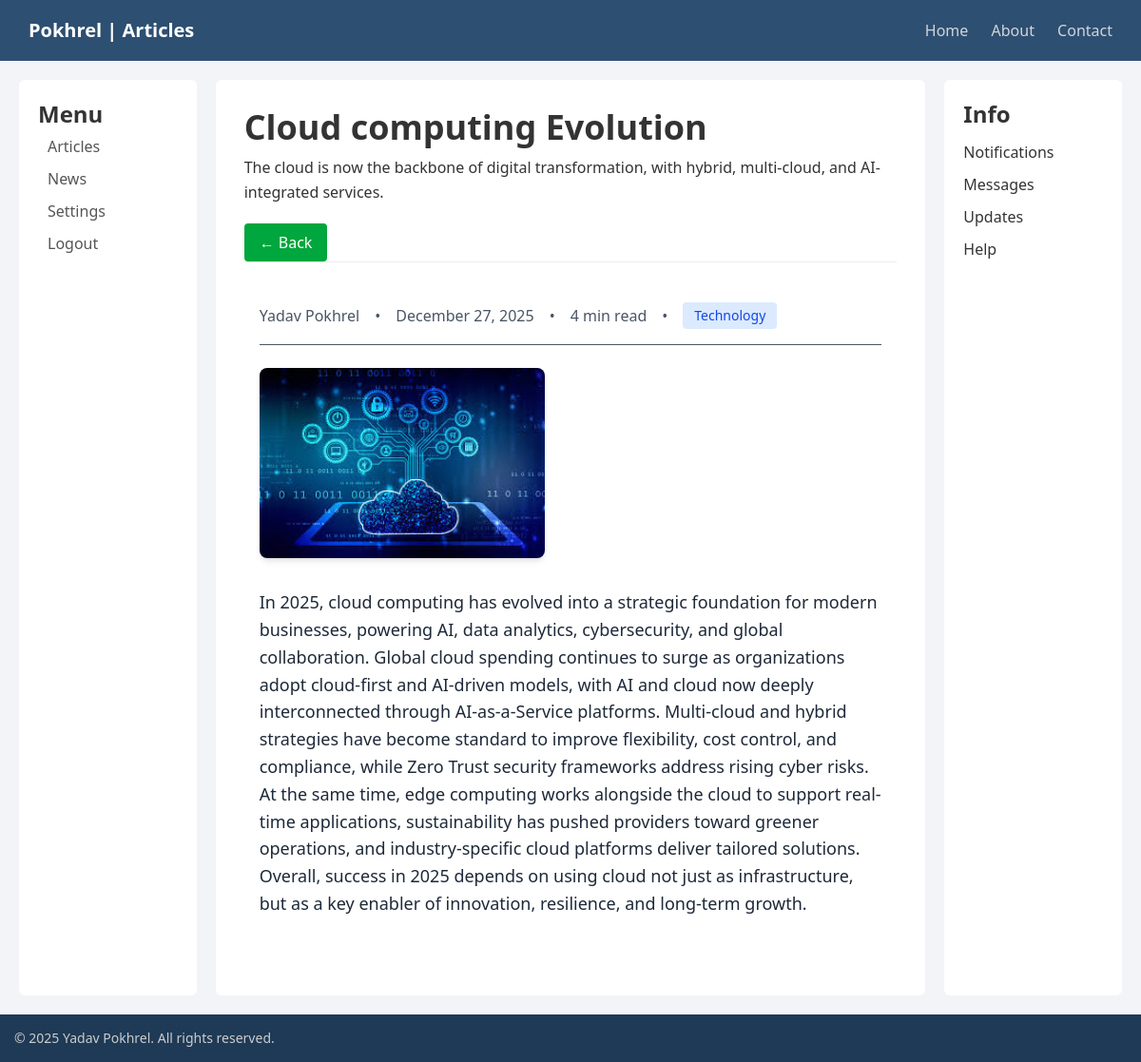
/articles/1/, run on the app's committed database.
### article_app/models.py (models this page shows, shortened)
class Articles(models.Model):
    ARTICLE_CATEGORIES = [
        ('technology', "Technology"),
        ('sports', 'Sports'),
        ('politics', 'Politics'),
        ('health', 'Health'),
        ('business', 'Business'),
        ('education', 'Education'),
        ('food', 'Food'),
        ('travel', 'Travel'),
        ('art', 'Art'),
        ('music', 'Music'),
        ('science', 'Science'),
        ('others', 'Others')
    ]
    title = models.CharField(max_length=255)
    authorName = models.CharField(max_length=50)
    short_description = models.TextField()
    articleParagrah = models.TextField(default="No content available")
    readtime = models.IntegerField(default=4)
    slug = models.SlugField(max_length=255, unique=True, blank=True, null=True)
    image= models.ImageField(upload_to='product-images/')
    published_on = models.DateTimeField(auto_now_add=True)
    category = models.CharField(max_length=20,choices=ARTICLE_CATEGORIES)

### article_app/views.py (the view)
# urls.py: path('<int:id>/',views.get_one_article_by_id, name='get-one-article-by-id')
def get_one_article_by_id(req, id):
    article = get_object_or_404(Articles, pk=id)
    return render(req, 'article_detail.html', {"oneArticle" : article})

### article_app/templates/article_detail.html (shortened to what this page needs)
{% extends "layout.html" %}
{% block logoName %}Pokhrel | Articles{% endblock %}
{% block heading1 %}{{oneArticle.title}}{% endblock %}
{% block headingcontent %}{{oneArticle.short_description}}{% endblock %}
{% block content %}
<article class="max-w-4xl mx-auto px-4 py-8">
  <div class="flex items-center gap-4 text-gray-600 mb-6 pb-4 border-b">
    <span class="font-medium">{{oneArticle.authorName}}</span>
    <span>•</span>
    <span>{{oneArticle.published_on|date:"F d, Y"}}</span>
    <span>•</span>
    <span>{{oneArticle.readtime}} min read</span>
    <span>•</span>
    <span class="bg-blue-100 text-blue-700 px-3 py-1 rounded text-sm">{{oneArticle.get_category_display}}</span>
  </div>
  <div class="mb-8">
    <img src="{{oneArticle.image.url}}" alt="{{oneArticle.title}}" class="h-50 rounded-lg shadow-md" />
  </div>
  <div class="text-gray-800 leading-relaxed text-lg">
    {{oneArticle.articleParagrah|linebreaks}}
  </div>
</article>
{% endblock %}

### templates/layout.html (shortened to what this page needs)
{% load static tailwind_tags %}
<!DOCTYPE html>
<html lang="en">
  <head>
    <link rel="stylesheet" href="{% static 'style.css' %}" />
    {% tailwind_css %}
  </head>
  <body>
    <div class="navbar">
      <div class="logo">
        <a href="/">{% block logoName %}Logohere | Layout{% endblock %}</a>
      </div>
      <div class="nav-links">
        <a href="/" class="{% if request.path == '/' %}active{% endif %}"
          >Home</a
        >
        <a
          href="/about/"
          class="{% if request.path == '/about/' %}active{% endif %}"
          >About</a
        >
        <a
          href="/contact/"
          class="{% if request.path == '/contact/' %}active{% endif %}"
          >Contact</a
        >
      </div>
    </div>
    <div class="page">
      <div class="left">
        <div id="leftUp">
          <h3 class="text-2xl font-bold">Menu</h3>
          <ul>
            <li>
              <a
                href="/articles/"
                class="{% if request.path == '/articles/' %}active{% endif %}"
                >Articles</a
              >
            </li>
            <li>
              <a
                href="/blog/electronics/"
                class="{% if request.path == '/blog/electronics/' %}active{% endif %}"
                >News</a
              >
            </li>
            <li><a href="#">Settings</a></li>
            <li><a href="#">Logout</a></li>
          </ul>
        </div>
      </div>
      <div class="center">
        <h1 class="text-4xl font-bold">
          {% block heading1 %}Welcome this is ___ page{% endblock %}
        </h1>
        <p>
          {% block headingcontent %}{%endblock %}
        </p>
        <div>
          <button
            onclick="history.back()"
            class="bg-green-600 hover:bg-emerald-800 text-white py-2 px-4 rounded"
          >
            ← Back
          </button>
        </div>
        <div class="section">
          {% block content %}Write your content here{% endblock %}
        </div>
      </div>
      <div class="right">
        <h3 class="font-bold text-2xl">Info</h3>
        <ul>
          <li>Notifications</li>
          <li>Messages</li>
          <li>Updates</li>
          <li>Help</li>
        </ul>
      </div>
    </div>
    <div class="footer">© 2025 Yadav Pokhrel. All rights reserved.</div>
  </body>
</html>

### static/style.css (style rules this page uses)
html { height: 100vh; background-color: transparent; }
body { display: flex; flex-direction: column; background-color: #f2f4f7; color: #333; min-height: 100vh; }
.navbar { display: flex; justify-content: space-between; align-items: center; padding: 14px 30px; background-color: #2d4f71; }
.logo { font-size: 20px; font-weight: bold; color: #fff; }
.nav-links a { margin-left: 20px; padding-bottom: 2px; text-decoration: none; color: #d1d5db; }
.page { display: grid; grid-template-columns: 1fr 4fr 1fr; gap: 20px; padding: 20px; min-height: 100vh; }
.left, .right { background: #fff; padding: 20px; border-radius: 6px; display: flex; flex-direction: column; flex-wrap: wrap; max-width: 200px; height: 100%; }
.center { min-width: 600px; background: #fff; padding: 30px; border-radius: 6px; min-height: 100vh; }
#leftUp { justify-content: center; }
.left h3, .right h3 { margin-bottom: 12px; }
ul { list-style: none; }
ul li { margin-bottom: 10px; }
.left ul { margin-top: -6px; margin-left: 10px; }
ul li a { text-decoration: none; color: #555; }
.center h1 { margin-bottom: 10px; }
.center p { margin-bottom: 20px; line-height: 1.6; }
.section { padding-top: 10px; border-top: 1px solid #eee; }
.footer { margin-top: auto; padding: 15px; text-align: center; background-color: #1e3a56; color: #ccc; }

### data on the page
Articles: title "Cloud computing Evolution", short_description "The cloud is now the backbone of digital transformation, with hybrid, multi-cloud, and AI-integrated services.", authorName "Yadav Pokhrel", published_on "December 27, 2025", readtime "4", category "Technology", image (picture), articleParagrah "In 2025, cloud computing has evolved into a strategic foundation for modern businesses, powering AI, data analytics, cybersecurity, and global collaboration. Global cloud spending continues to surge as organizations adopt cloud-first and AI-driven models, with AI and cloud now deeply interconnected through AI-as-a-Service platforms. Multi-cloud and hybrid strategies have become standard to improve flexibility, cost control, and compliance, while Zero Trust security frameworks address rising cyber risks. At the same time, edge computing works alongside the cloud to support real-time applications, sustainability has pushed providers toward greener operations, and industry-specific cloud…"
